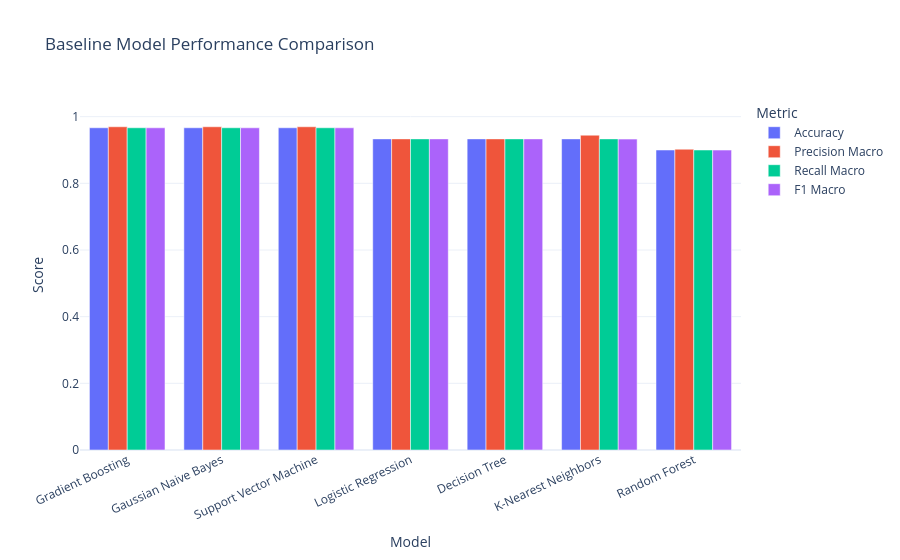

Here is the notebook cell this chart was saved with:
### Markdown cell above
## 8. Model comparison visualizations

### Code cell
metric_long = baseline_results.melt(
    id_vars="Model",
    value_vars=["Accuracy", "Precision Macro", "Recall Macro", "F1 Macro"],
    var_name="Metric",
    value_name="Score"
)

fig = px.bar(
    metric_long, x="Model", y="Score", color="Metric", barmode="group",
    title="Baseline Model Performance Comparison",
    range_y=[0, 1.05], template="plotly_white"
)
fig.update_layout(xaxis_tickangle=-25)
fig.write_html(INTERACTIVE_DIR / "model_performance_comparison.html")
fig.show()

fig, ax = plt.subplots(figsize=(12, 6))
sns.barplot(data=baseline_results, x="Model", y="F1 Macro", ax=ax)
ax.set_ylim(0, 1.05)
ax.set_title("Baseline Models — Macro F1 Score")
ax.tick_params(axis="x", rotation=25)
fig.tight_layout()
fig.savefig(FIGURES_DIR / "model_f1_comparison.png", dpi=300, bbox_inches="tight")
plt.show()

### Figure 1 — Plotly figure (JSON) as saved in the notebook; plotly's stock layout.template omitted (floating-point values rounded to 4 significant figures)
{"data": [{"alignmentgroup": "True", "hovertemplate": "Metric=Accuracy<br>Model=%{x}<br>Score=%{y}<extra></extra>", "legendgroup": "Accuracy", "marker": {"color": "#636efa", "pattern": {"shape": ""}}, "name": "Accuracy", "offsetgroup": "Accuracy", "orientation": "v", "showlegend": true, "textposition": "auto", "type": "bar", "x": ["Gradient Boosting", "Gaussian Naive Bayes", "Support Vector Machine", "Logistic Regression", "Decision Tree", "K-Nearest Neighbors", "Random Forest"], "xaxis": "x", "y": [0.9667, 0.9667, 0.9667, 0.9333, 0.9333, 0.9333, 0.9], "yaxis": "y"}, {"alignmentgroup": "True", "hovertemplate": "Metric=Precision Macro<br>Model=%{x}<br>Score=%{y}<extra></extra>", "legendgroup": "Precision Macro", "marker": {"color": "#EF553B", "pattern": {"shape": ""}}, "name": "Precision Macro", "offsetgroup": "Precision Macro", "orientation": "v", "showlegend": true, "textposition": "auto", "type": "bar", "x": ["Gradient Boosting", "Gaussian Naive Bayes", "Support Vector Machine", "Logistic Regression", "Decision Tree", "K-Nearest Neighbors", "Random Forest"], "xaxis": "x", "y": [0.9697, 0.9697, 0.9697, 0.9333, 0.9333, 0.9444, 0.9024], "yaxis": "y"}, {"alignmentgroup": "True", "hovertemplate": "Metric=Recall Macro<br>Model=%{x}<br>Score=%{y}<extra></extra>", "legendgroup": "Recall Macro", "marker": {"color": "#00cc96", "pattern": {"shape": ""}}, "name": "Recall Macro", "offsetgroup": "Recall Macro", "orientation": "v", "showlegend": true, "textposition": "auto", "type": "bar", "x": ["Gradient Boosting", "Gaussian Naive Bayes", "Support Vector Machine", "Logistic Regression", "Decision Tree", "K-Nearest Neighbors", "Random Forest"], "xaxis": "x", "y": [0.9667, 0.9667, 0.9667, 0.9333, 0.9333, 0.9333, 0.9], "yaxis": "y"}, {"alignmentgroup": "True", "hovertemplate": "Metric=F1 Macro<br>Model=%{x}<br>Score=%{y}<extra></extra>", "legendgroup": "F1 Macro", "marker": {"color": "#ab63fa", "pattern": {"shape": ""}}, "name": "F1 Macro", "offsetgroup": "F1 Macro", "orientation": "v", "showlegend": true, "textposition": "auto", "type": "bar", "x": ["Gradient Boosting", "Gaussian Naive Bayes", "Support Vector Machine", "Logistic Regression", "Decision Tree", "K-Nearest Neighbors", "Random Forest"], "xaxis": "x", "y": [0.9666, 0.9666, 0.9666, 0.9333, 0.9333, 0.9327, 0.8997], "yaxis": "y"}], "layout": {"barmode": "group", "legend": {"title": {"text": "Metric"}, "tracegroupgap": 0}, "title": {"text": "Baseline Model Performance Comparison"}, "xaxis": {"anchor": "y", "domain": [0, 1], "tickangle": -25, "title": {"text": "Model"}}, "yaxis": {"anchor": "x", "domain": [0, 1], "range": [0, 1.05], "title": {"text": "Score"}}}}
